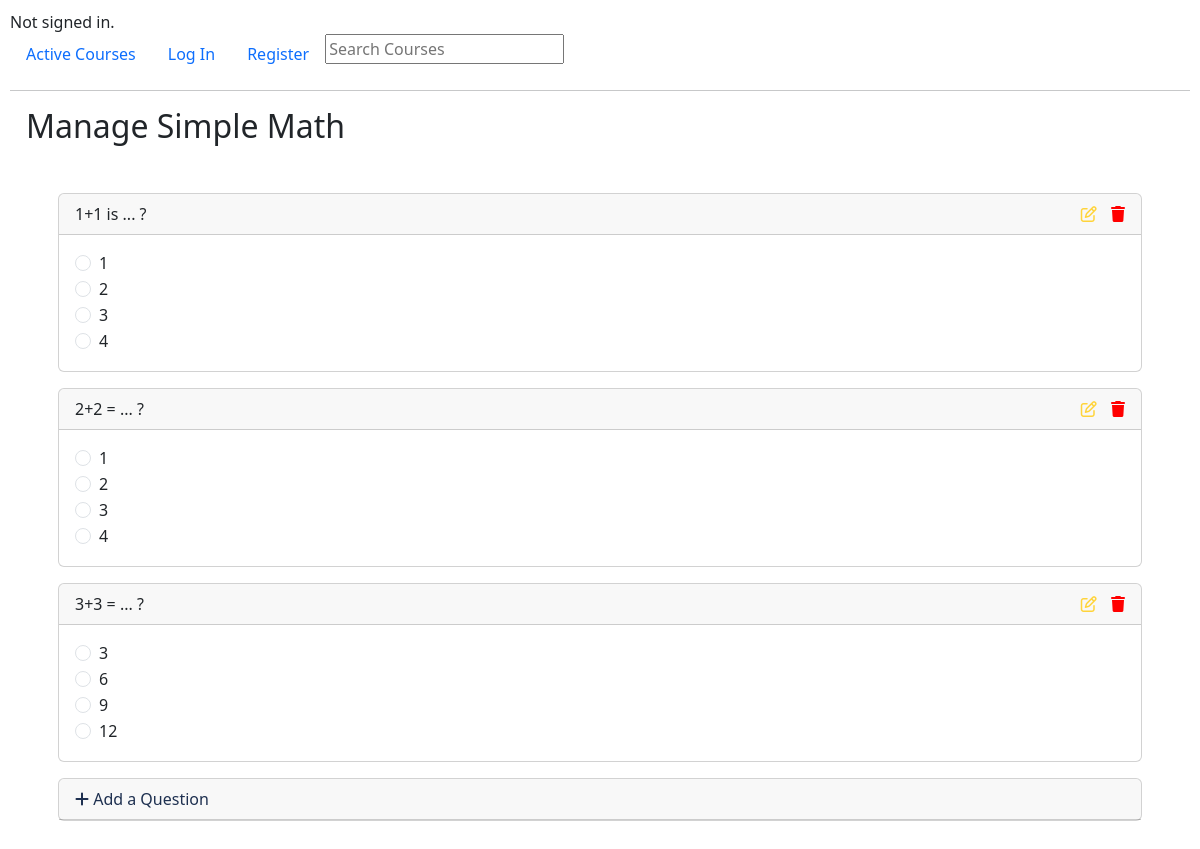
/manageQuiz/8, run on the app's committed database.
### revuCMS/models.py (models this page shows, shortened)
class Quiz(models.Model):
    title = models.CharField(max_length=100)
    number_of_questions = models.IntegerField(blank=True, null=True)
    duration = models.PositiveIntegerField(help_text="duration of the quiz in minutes")
    required_score_to_pass = models.IntegerField(blank=True, null=True ,help_text="required score in %")
    difficulty = models.CharField(max_length=6, blank=True, null=True)
    lesson = models.ForeignKey(Lesson, on_delete=models.CASCADE, blank=True, null=True, related_name='quizLesson')

class Question(models.Model):
    quiz = models.ForeignKey(Quiz, on_delete=models.CASCADE)
    question_text = models.CharField(max_length=200)

class AnswerChoice(models.Model):
    question = models.ForeignKey(Question, on_delete=models.CASCADE)
    answer_text = models.CharField(max_length=200)
    is_correct = models.BooleanField(default=False)

### revuCMS/views.py (the view)
# urls.py: path('manageQuiz/<int:id>', views.manageQuiz, name='manageQuiz'),
def manageQuiz(request, id):
    quizData = Quiz.objects.get(pk=id)
    questions = Question.objects.filter(quiz=quizData)
    return render(request, "revuCMS/manageQuiz.html", {
        "quiz": quizData,
        "questions": questions
    })

### revuCMS/templates/revuCMS/manageQuiz.html
{% extends "revuCMS/layout.html" %}
{% load static %}
{% block body %}
    <h2 class="mx-3">Manage {{ quiz.title }}</h2>
    <div class="mx-5 my-5">
        {% for question in questions %}
        <div class="card my-3">
            <div class="card-header d-flex justify-content-between align-items-center">
            {{ question.question_text }}
            <div class="ml-auto">
                <a style="color:rgb(30,48,80); text-decoration: none; margin-right: 10px; margin-left: 10px;" href="{% url 'editQuestion' id=question.id %}">
                    <i class="fa-regular fa-pen-to-square" style="color: #FFD43B;"></i>
                </a>
                <a style="color:rgb(30,48,80); text-decoration: none;" href="{% url 'deleteQuestion' id=question.id %}">
                    <i class="fa-solid fa-trash" style="color: #ff0000; display: inline-block;"></i>
                </a>
            </div>
            </div>
            <div class="card-body">
                {% for answer in question.answerchoice_set.all %}
                <div class="form-check">
                    <input class="form-check-input" type="radio" name="flexRadioDefault" id="flexRadioDefault1">
                    <label class="form-check-label" for="flexRadioDefault1">
                    {{ answer.answer_text }}
                    </label>
                </div>
                {% endfor %}
            </div>
        </div>
        {% endfor %}
        <div class="card">
            <div class="card-header">
                <a style="color:rgb(30,48,80); text-decoration: none;" href="{% url 'addQuestion' id=quiz.id %}">
                    <i class="fa-solid fa-plus"></i>
                    Add a Question
                </a>
            </div>
        </div>
    </div>
{% endblock %}

### revuCMS/static/revuCMS/styles.css (style rules this page uses)
body { padding: 10px; }

### data on the page
Quiz: title "Simple Math"
Question: question_text "1+1 is ... ?"
AnswerChoice: answer_text "1"
AnswerChoice: answer_text "2"
AnswerChoice: answer_text "3"
AnswerChoice: answer_text "4"
Question: question_text "2+2 = ... ?"
AnswerChoice: answer_text "1"
AnswerChoice: answer_text "2"
AnswerChoice: answer_text "3"
AnswerChoice: answer_text "4"
Question: question_text "3+3 = ... ?"
AnswerChoice: answer_text "3"
AnswerChoice: answer_text "6"
AnswerChoice: answer_text "9"
AnswerChoice: answer_text "12"
